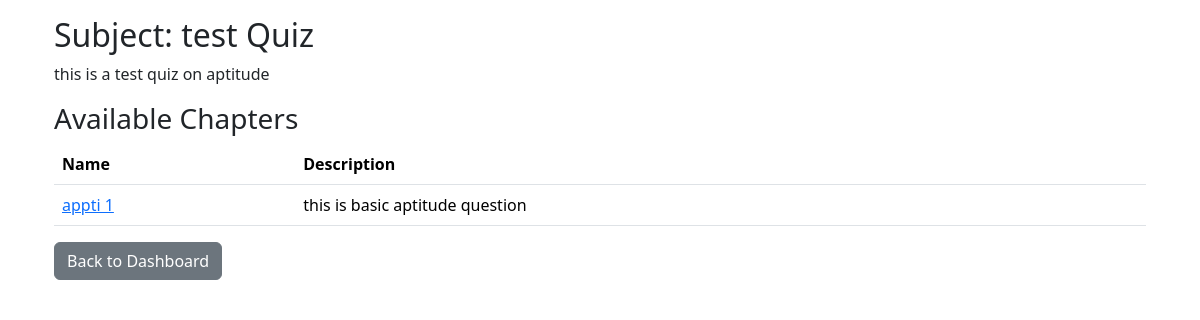
Screenshot of /user/subject/4 (signed in) with the database file from the repository.
### models/models.py (models this page shows)
class Subject(db.Model):
    __tablename__ = "subjects"
    id = db.Column(db.Integer, primary_key=True, autoincrement=True)
    name = db.Column(db.String(50), nullable=False,unique=True)
    description = db.Column(db.Text)
    remarks = db.Column(db.Text)
    chapters = db.relationship('Chapter', back_populates='subject',cascade="all, delete-orphan")

class Chapter(db.Model):
    __tablename__ = "chapters"
    id = db.Column(db.Integer, primary_key=True, autoincrement=True)
    subject_id = db.Column(db.Integer, db.ForeignKey('subjects.id'), nullable=False)
    name = db.Column(db.String(50), nullable=False)
    description = db.Column(db.Text)
    remarks = db.Column(db.Text)
    subject = db.relationship('Subject', back_populates='chapters')
    quizzes = db.relationship('Quiz', back_populates='chapter',cascade="all, delete-orphan")

### controllers/controllers.py (the view)
@controllers.route('/user/subject/<int:subject_id>')
def user_subject_show(subject_id):
    if not check_role('user'):
        flash('You are not allowed here')
        return redirect(url_for('controllers.login'))
    subject = Subject.query.get_or_404(subject_id)
    return render_template('user_subject_show.html', subject=subject)

### controllers/controllers.py (called while the page is built)
def check_role(role):
    if 'user_id' in session and session['role']==role:
        return True
    return False

### templates/user_subject_show.html
{% extends 'layout.html' %}
{% block body %}
<div class="container">
    <h2>Subject: {{ subject.name }}</h2>
    <p>{{ subject.description }}</p>
    <h3>Available Chapters</h3>
    <table class="table">
        <thead>
            <tr>
                <th>Name</th>
                <th>Description</th>
            </tr>
        </thead>
        <tbody>
    {% if subject.chapters %}
            {% for chapter in subject.chapters %}
            <tr>
                <td><a href="{{ url_for('controllers.user_chapter_show', chapter_id=chapter.id) }}">{{ chapter.name }}</a></td>
                <td>{{ chapter.description }}</td>
            </tr>
            {% endfor %}
        </tbody>
    </table>
    {% else %}
        <p>No chapters available for this subject.</p>
    {% endif %}
    <a href="{{ url_for('controllers.user_dashboard') }}" class="btn btn-secondary">Back to Dashboard</a>
</div>
{% endblock %}

### rows the page displays
Subject: name "test Quiz", description "this is a test quiz on aptitude"
Chapter: name "appti 1", description "this is basic aptitude question"
